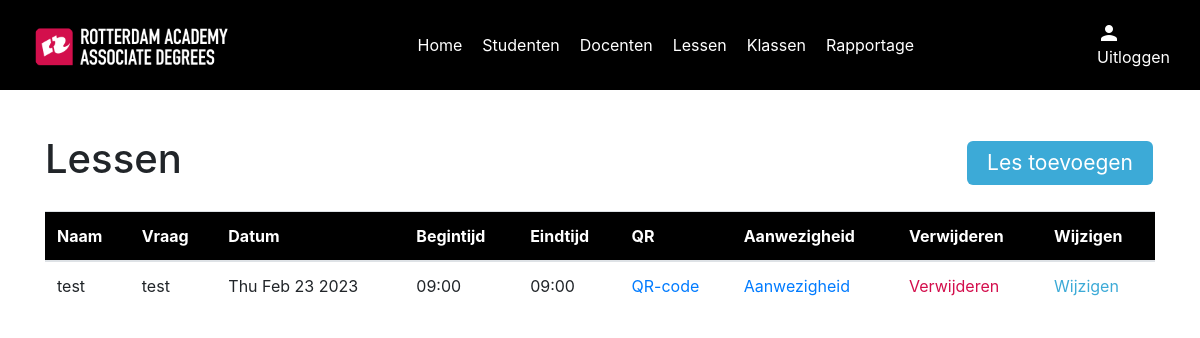
The page /lessen_overzicht on the database as committed earlier.
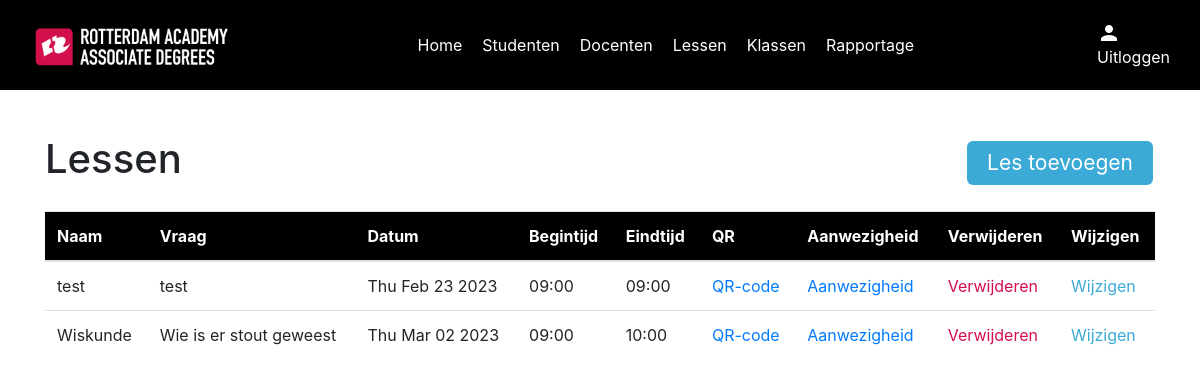
The same page on the database as committed later.
### models/lessonModel.py (models this page shows)
class Lesson(db.Model):
    id = db.Column(db.String(255), primary_key=True)
    name = db.Column(db.String(100), nullable=True)
    question = db.Column(db.String(600), nullable=True)
    date = db.Column(db.String(200), nullable=False)
    start_time = db.Column(db.String(200), nullable=False)
    end_time = db.Column(db.String(200), nullable=False)
    attendance_records = relationship('Attendance', backref='lesson_record', cascade='all, delete')
    def to_dict(self):
        return {
            'id': self.id,
            'name': self.name,
            'question': self.question,
            'date': self.date,
            'start_time': self.start_time,
            'end_time': self.end_time,
        }

### routes/lessonRoutes.py (the view)
    @app.route("/lessen_overzicht")
    def lessons_index():
        lessons = LessonController.get_all_lessons()
        return render_template(
            "lessons/index.html", lessons=lessons
        )

### controllers/lessonController.py (called while the page is built)
    @staticmethod
    def get_all_lessons():
        lessons = Lesson.query.all()
        lessons_dict = [lesson.to_dict() for lesson in lessons]
        return lessons_dict

### routes/lessonRoutes.py (called while the page is built)
def setup_lesson_routes(app):
    @app.route("/lessen_overzicht")
    def lessons_index():
        lessons = LessonController.get_all_lessons()
        return render_template(
            "lessons/index.html", lessons=lessons
        )
    @app.route('/lessons/', methods=['POST'])
    def create_lesson():
        return LessonController.create_lesson()
    @app.route('/lessons/<id>', methods=['GET'])
    def show_lesson(id):
        return LessonController.show_lesson(id)
    @app.route('/lessons/<id>', methods=['POST'])
    def update_lesson(id):
        return LessonController.update_lesson(id)
    @app.route('/lessons/<id>', methods=['DELETE'])
    def delete_lesson(id):
        return LessonController.delete_lesson(id)

### templates/lessons/index.html (shortened to what this page needs)
{% include "layout.html" %}
{% block content %}
{% include "navigation.html" %}
<div class="lessons container">
    <div class="index" id="lessons">
        <div class="top-content">
            <h1>Lessen</h1>
            <a href="#" class="button" id="btnCreate" data-toggle="modal" data-target="#lessonModal">Les toevoegen</a>
        </div>
        <table class="table">
            <thead style="background-color: black; color: #fff;">
            <tr>
                <th scope="Name">Naam</th>
                <th scope="Name">Vraag</th>
                <th scope="Date">Datum</th>
                <th scope="Starttime">Begintijd</th>
                <th scope="Endtime">Eindtijd</th>
                <th scope="QR">QR</th>
                <th scope="Attendance">Aanwezigheid</th>
                <th scope="Delete">Verwijderen</th>
                <th scope="Change">Wijzigen</th>
            </tr>
            </thead>
            <tbody>
            {% for lesson in lessons %}
            <tr>
                <td>{{ lesson.name }}</td>
                <td style="max-width: 200px; overflow: hidden">{{ lesson.question }}</td>
                <td>{{ lesson.date }}</td>
                <td>{{ lesson.start_time }}</td>
                <td>{{ lesson.end_time }}</td>
                <td><a href="/check-in/{{ lesson.id }}">QR-code</a></td>
                <td><a href="/lesson/{{ lesson.id }}/aanwezigheid">Aanwezigheid</a></td>
                <td><a href="#" class="red" data-id="{{ lesson.id }}" id="btnDelete">Verwijderen</a></td>
                <td><a href="#" class="blue" data-id="{{ lesson.id }}" id="btnEdit" data-toggle="modal"
                       data-target="#lessonModal">Wijzigen</a></td>
            </tr>
            {% endfor %}
            </tbody>
        </table>
    </div>
</div>
{% endblock %}

Rows that differ between the two databases and show on the page:
added Lesson: name "Wiskunde", question "Wie is er stout geweest", date "Thu Mar 02 2023", start_time "09:00", end_time "10:00"
